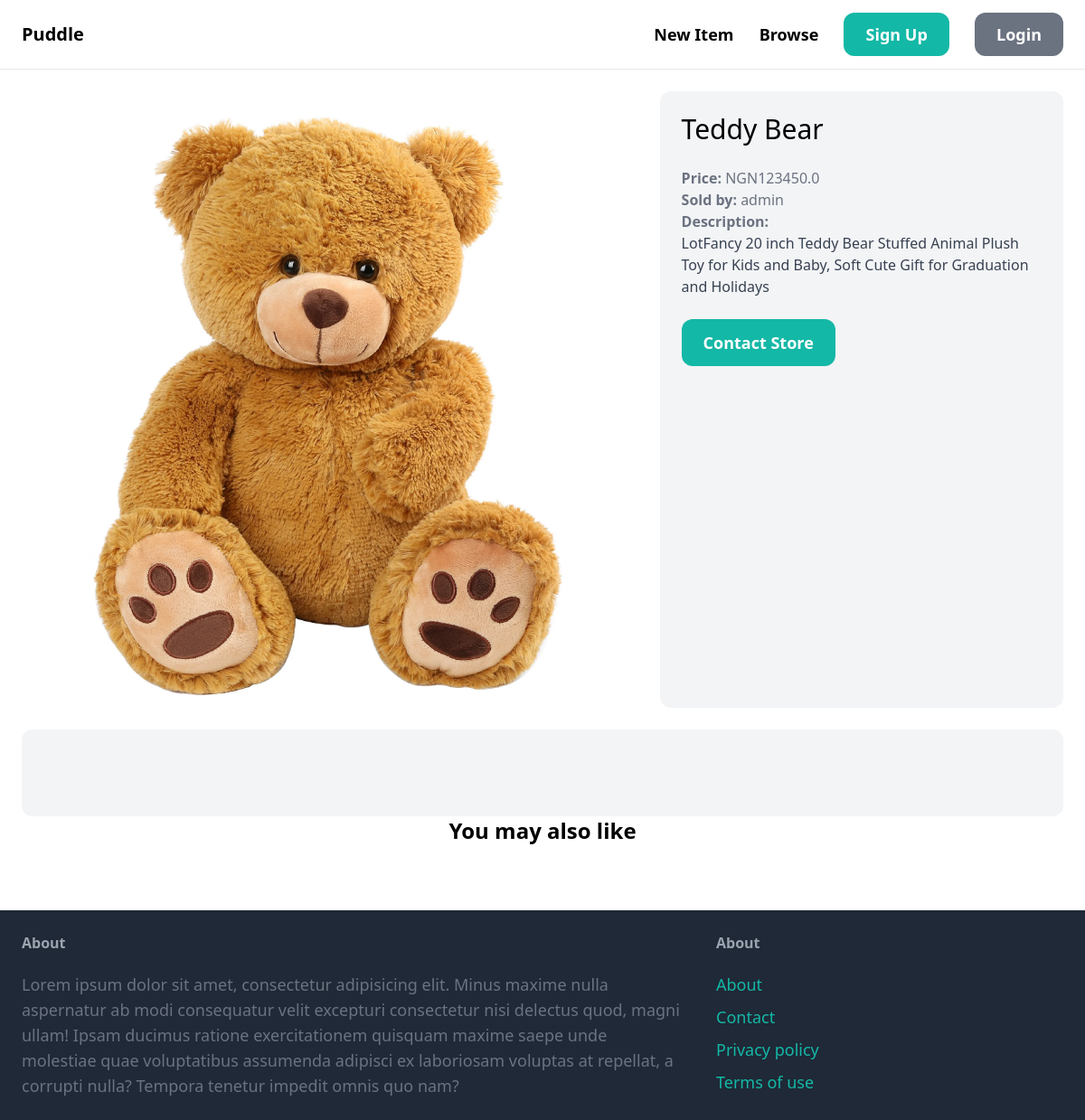
The app's page /items/1/, older data.
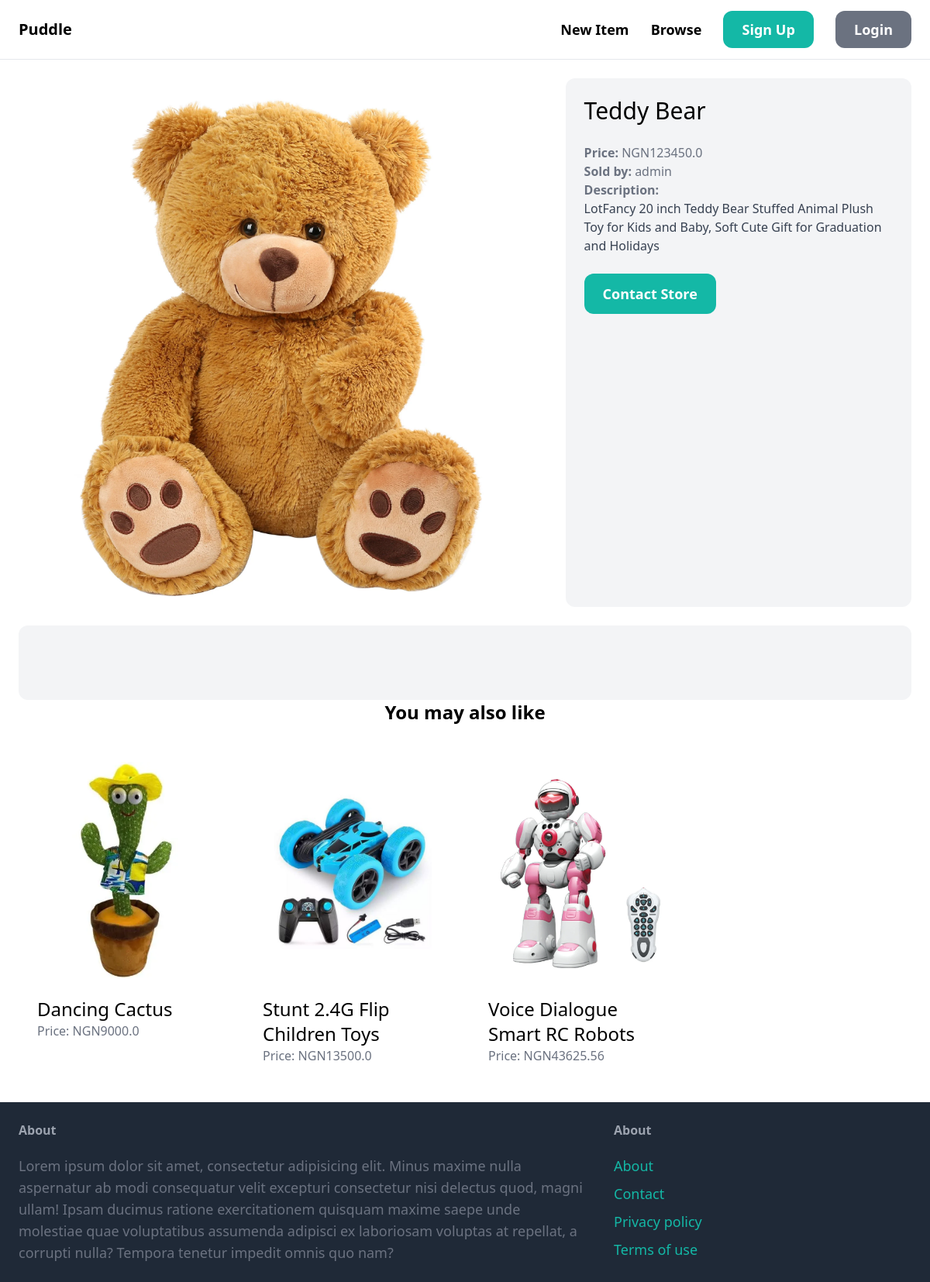
The same page, newer data.
### item/models.py (models this page shows, shortened)
class Item(models.Model):
    category = models.ForeignKey(Category, related_name='items', on_delete=models.CASCADE)
    name = models.CharField(max_length=255)
    description = models.TextField(blank=True, null=True)
    price = models.FloatField()
    image = models.ImageField(upload_to='item_images', blank=True, null=True)
    is_sold = models.BooleanField(default=False)
    created_by = models.ForeignKey(User, related_name='items', on_delete=models.CASCADE)
    created_at = models.DateTimeField(auto_now_add=True)

### item/views.py (the view)
# urls.py: path('<int:pk>/', views.detail, name='detail'),
def detail(request, pk):
    item = get_object_or_404(Item, pk=pk)
    related_items = Item.objects.filter(category=item.category, is_sold=False).exclude(pk=pk)[0:4]
    return render(request, 'item/detail.html', {
        'item': item,
        'related_items': related_items,
    })

### item/templates/item/detail.html (shortened to what this page needs)
{% extends 'core/base.html' %}
{% block content %}
    <div class="grid grid-cols-5 gap-6">
        <div class="col-span-3">
            <img src="{{ item.image.url }}" alt="Item Image" class="rounded-xl">
        </div>
        <div class="col-span-2 p-6 bg-gray-100 rounded-xl">
            <h1 class="mb-6 text-3xl">{{ item.name }}</h1>
            <p class="text-gray-500"><strong>Price: </strong>NGN{{ item.price }}</p>
            <p class="text-gray-500"><strong>Sold by: </strong>{{ item.created_by }}</p>
            {% if item.description %}
                <p class="text-gray-700">
                    <strong class="text-gray-500">Description: </strong><br>
                    {{ item.description }}
                </p>
            {% endif %}
            <a href="#" class="inline-block mt-6 px-6 py-3 text-lg font-semibold bg-teal-500 text-white hover:bg-teal-700 rounded-xl">Contact Store</a>
        </div>
    </div>
    <div class="mt-6 px-6 py-12 bg-gray-100 rounded-xl"></div>
        <h2 class="mb-12 text-2xl text-center"><strong>You may also like</strong></h2>
        <div class="grid grid-cols-4 gap-3">
            {% for item in related_items %}
                <div>
                    <a href="{% url 'item:detail' item.id %}">
                        <div>
                            <img src="{{ item.image.url }}" class="rounded-t-xl" alt="Item Image">
                        </div>
                        <div class="p-6 bg-white rounded-b-xl">
                            <h2 class="text-2xl">{{ item.name }}</h2>
                            <p class="text-gray-500">Price: NGN{{ item.price }}</p>
                        </div>
                    </a>
                </div>
            {% endfor %}
        </div>
    </div>
{% endblock %}

### core/templates/core/base.html (shortened to what this page needs)
<!DOCTYPE html>
<html lang="en">
  <head>
    <script src="https://cdn.tailwindcss.com"></script>
  </head>
  <body>
    <nav class="py-6 px-6 flex justify-between items-center border-b border-gray-200">
      <a href="/" class="text-xl font-semibold">Puddle</a>
      <div class="space-x-6">
        <a href="#" class="text-lg font-semibold hover:text-gray-500">New Item</a>
        <a href="#" class="text-lg font-semibold hover:text-gray-500">Browse</a>
        <a href="{% url 'core:signup' %}" class="px-6 py-3 text-lg font-semibold bg-teal-500 text-white rounded-xl hover:bg-teal-700">Sign Up</a>
        <a href="#" class="px-6 py-3 text-lg font-semibold bg-gray-500 text-white rounded-xl hover:bg-gray-700">Login</a>
      </div>
    </nav>
    <div class="py-6 px-6">
      {% block content %}
      {% endblock %}
    <footer class="py-6 px-6 flex justify-between bg-gray-800">
      <div class="w-2/3 pr-10">
        <h3 class="mb-5 font-semibold text-gray-400">About</h3>
        <p class="text-lg text-gray-500">Lorem ipsum dolor sit amet, consectetur adipisicing elit. Minus maxime nulla aspernatur ab modi consequatur velit excepturi consectetur nisi delectus quod, magni ullam! Ipsam ducimus ratione exercitationem quisquam maxime saepe unde molestiae quae voluptatibus assumenda adipisci ex laboriosam voluptas at repellat, a corrupti nulla? Tempora tenetur impedit omnis quo nam?</p>
      </div>
      <div class="w-1/3">
        <h3 class="mb-5 font-semibold text-gray-400">About</h3>
        <ul class="space-y-2">
          <li><a href="#" class="text-lg text-teal-500 hover:text-teal-700">About</a></li>
          <li><a href="{% url 'core:contact' %}" class="text-lg text-teal-500 hover:text-teal-700">Contact</a></li>
          <li><a href="#" class="text-lg text-teal-500 hover:text-teal-700">Privacy policy</a></li>
          <li><a href="#" class="text-lg text-teal-500 hover:text-teal-700">Terms of use</a></li>
        </ul>
      </div>
    </footer>
  </body>
</html>

Row changes from the older to the newer data that the page shows:
added Item: image (picture), name "Dancing Cactus", price "9000.0"
added Item: image (picture), name "Stunt 2.4G Flip Children Toys", price "13500.0"
added Item: image (picture), name "Voice Dialogue Smart RC Robots", price "43625.56"
